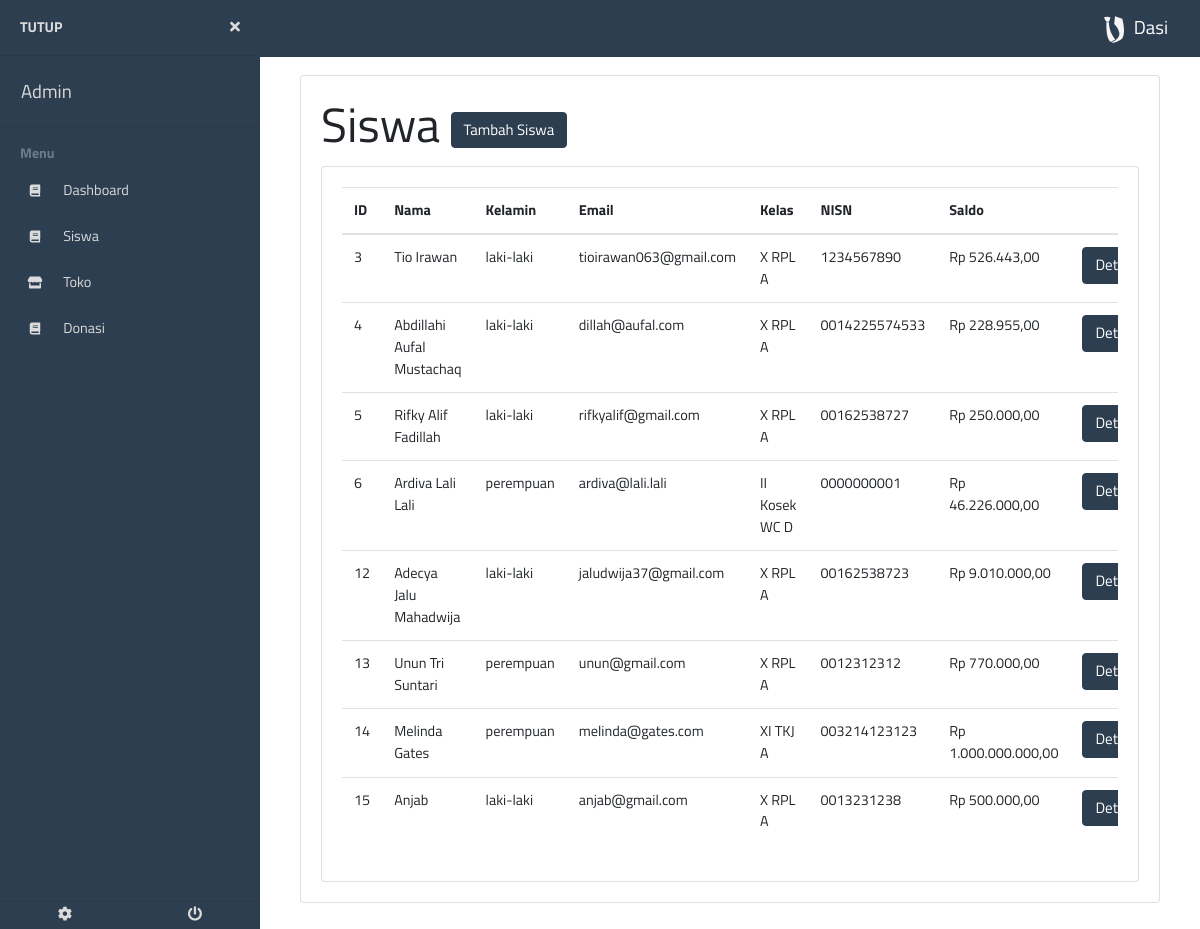
The app's page /admin/siswa.php (signed in) with its own data.
### tables this page shows
CREATE TABLE `users` (
  `id` int(11) NOT NULL,
  `id_sekolah` int(11) NOT NULL,
  `nama` varchar(255) NOT NULL,
  `kelamin` enum('laki-laki','perempuan') NOT NULL,
  `email` varchar(255) NOT NULL,
  `level` varchar(255) NOT NULL DEFAULT 'siswa',
  `tingkatan` enum('I','II','III','IV','V','VI','VII','VIII','IX','X','XI','XII','XIII') NOT NULL,
  `kelas` varchar(255) NOT NULL,
  `jurusan` varchar(255) NOT NULL,
  `nisn` varchar(255) NOT NULL,
  `saldo` bigint(20) NOT NULL DEFAULT '0',
  `password` varchar(255) NOT NULL
);

### db/database.php (called while the page is built, shortened)
<?php
require __DIR__ . "/../process/utils.php";
class Database
{
    private $contHost = 'localhost';
    private $contnama = 'dasi';
    private $contUsernama = 'root';
    private $contUserPassword = '';
    private $cont  = null;
    public function __construct()
    {
        if ($this->cont == null) {
            try {
                $this->cont =  new PDO(
                    "mysql:host=" . $this->contHost .
                        ";" . "dbname=" . $this->contnama,
                    $this->contUsernama,
                    $this->contUserPassword
                );
                $this->cont->setAttribute(PDO::ATTR_ERRMODE, PDO::ERRMODE_EXCEPTION);
            } catch (PDOException $e) {
                die($e->getMessage());
            }
        }
        return $this->cont;
    }
    public function getAdminById($id, $rettype)
    {
        try {
            $query = $this->cont->prepare(
                "SELECT id, nama, email, level, id_sekolah
                FROM admin WHERE id=:id"
            );
            $query->bindParam("id", $id, PDO::PARAM_STR);
            $query->execute();
            if ($query->rowCount() > 0) {
                return $query->fetch($rettype);
            }
        } catch (PDOException $e) {
            exit($e->getMessage());
        }
    }
    public function getAllUsers($idsekolah)
    {
        try {
            $stmt = $this->cont->prepare(
                "SELECT id, nama, kelamin, email, level, tingkatan, kelas, jurusan, nisn, saldo
                FROM users WHERE id_sekolah=:idsekolah ORDER BY id ASC");
            $stmt->bindParam("idsekolah", $idsekolah, PDO::PARAM_INT);
            $stmt->execute();
            if ($stmt->rowCount() > 0) {
                return $stmt->fetchAll(PDO::FETCH_OBJ);
            }
        } catch (PDOException $e) {
            exit($e->getMessage());
        }
    }
}

### process/getAdminLoginData.php (called while the page is built, shortened)
<?php
require '../db/database.php';
$db = new Database();
$data = $db->getAdminById($_SESSION['adminid'], PDO::FETCH_ASSOC);

### process/utils.php (called while the page is built, shortened)
<?php
function rupiah($angka)
{
    $hasil_rupiah = "Rp " . number_format($angka, 2, ',', '.');
    return $hasil_rupiah;
}

### admin/siswa.php (the view, shortened to what this page needs)
<!DOCTYPE html>
<html lang="en">
<head>
    <?php include "../component/helmet.php" ?>
</head>
<body>
    <?php include "../process/getAdminLoginData.php" ?>
    <?php include "../component/admin/sidebaropen.php" ?>
    <div class="card">
        <div class="card-body">
            <h1 class="card-title">Siswa
                <button class="btn btn-primary" type="button" data-toggle="collapse" data-target="#tambah_siswa">Tambah Siswa</button>
            </h1>
            <div class="card card-body">
                <?php
                $users = $db->getAllUsers($data["id_sekolah"]);
                if ($users) {
                    ?>
                <div class="table-responsive">
                    <table id="listSiswa" class="table">
                        <thead>
                            <tr>
                                <th>ID</th>
                                <th>Nama</th>
                                <th>Kelamin</th>
                                <th>Email</th>
                                <th>Kelas</th>
                                <th>NISN</th>
                                <th>Saldo</th>
                                <th></th>
                            </tr>
                        </thead>
                        <tbody>
                            <?php
                            foreach ($users as $siswa) {
                                ?>
                            <tr>
                                <td><?= $siswa->id ?></td>
                                <td><?= ucwords($siswa->nama) ?></td>
                                <td><?= $siswa->kelamin ?></td>
                                <td><?= $siswa->email ?></td>
                                <td><?= "$siswa->tingkatan $siswa->jurusan $siswa->kelas" ?></td>
                                <td><?= $siswa->nisn ?></td>
                                <td><?= rupiah($siswa->saldo) ?></td>
                                <td><a href="detail_siswa.php?id=<?=$siswa->id?>" class="btn btn-primary">Detail</a></td>
                            </tr>
                            <?php
                        }
                        ?>
                        </tbody>
                    </table>
                </div>
                <?php
            } else {
                echo "<p class='card-text'>Kamu belum melakukan transaksi apapun</p>";
            }
            ?>
            </div>
        </div>
    </div>
    <?php include "../component/siswa/sidebarclose.php" ?>
</body>
</html>

### component/admin/sidebaropen.php (shortened to what this page needs)
<nav class="navbar fixed-top navbar-expand-sm bg-primary navbar-dark navbar-fixed">
    <a class="navbar-brand" href="#"><img src="../assets/dasi_white.svg" alt="">Dasi</a>
</nav>
<div class="page-wrapper toggled chiller-theme">
    <a id="show-sidebar" class="btn btn-sm text-white" href="#">
    </a>
    <nav id="sidebar" class="sidebar-wrapper">
        <div class="sidebar-content">
            <div class="sidebar-brand" id="close-sidebar">
                <a>Tutup</a>
                <div>
                    <i class="fas fa-times"></i>
                </div>
            </div>
            <div class="sidebar-header">
                <div class="user-info">
                    <span class="user-name"><?=ucwords($data["nama"])?></span>
                </div>
            </div>
            <div class="sidebar-menu">
                <ul>
                    <li class="header-menu">
                        <span>Menu</span>
                    </li>
                    <li>
                        <a href="dashboard.php">
                            <i class="fas fa-book"></i>
                            <span>Dashboard</span>
                        </a>
                    </li>
                    <li>
                        <a href="siswa.php">
                            <i class="fas fa-book"></i>
                            <span>Siswa</span>
                        </a>
                    </li>
                    <li>
                        <a href="toko.php">
                            <i class="fas fa-store"></i>
                            <span>Toko</span>
                        </a>
                    </li>
                    <li>
                        <a href="donasi.php">
                            <i class="fas fa-book"></i>
                            <span>Donasi</span>
                        </a>
                    </li>
                </ul>
            </div>
        </div>
        <div class="sidebar-footer">
            <a href="pengaturan.php">
                <i class="fa fa-cog"></i>
            </a>
            <a href="../actions/logout.php">
                <i class="fa fa-power-off"></i>
            </a>
        </div>
    </nav>
    <main class="page-content">
    <div class="container-fluid" id="mainbody">

### styles/main.css (style rules this page uses)
body { margin: 0; height: 100%; font-family: "Titillium Web", sans-serif; }
main { margin-top: 35px; }
.navbar-brand > img { width: 40px; }

### records on screen
users: id "3", nama "Tio Irawan", kelamin "laki-laki", email "tioirawan063@gmail.com", tingkatan "X", jurusan "RPL", kelas "A", nisn "1234567890", saldo "Rp 526.443,00"
users: id "4", nama "Abdillahi Aufal Mustachaq", kelamin "laki-laki", email "dillah@aufal.com", tingkatan "X", jurusan "RPL", kelas "A", nisn "0014225574533", saldo "Rp 228.955,00"
users: id "5", nama "Rifky Alif Fadillah", kelamin "laki-laki", email "rifkyalif@gmail.com", tingkatan "X", jurusan "RPL", kelas "A", nisn "00162538727", saldo "Rp 250.000,00"
users: id "6", nama "Ardiva Lali Lali", kelamin "perempuan", email "ardiva@lali.lali", tingkatan "II", jurusan "Kosek WC", kelas "D", nisn "0000000001", saldo "Rp 46.226.000,00"
users: id "12", nama "Adecya Jalu Mahadwija", kelamin "laki-laki", email "jaludwija37@gmail.com", tingkatan "X", jurusan "RPL", kelas "A", nisn "00162538723", saldo "Rp 9.010.000,00"
users: id "13", nama "Unun Tri Suntari", kelamin "perempuan", email "unun@gmail.com", tingkatan "X", jurusan "RPL", kelas "A", nisn "0012312312", saldo "Rp 770.000,00"
users: id "14", nama "Melinda Gates", kelamin "perempuan", email "melinda@gates.com", tingkatan "XI", jurusan "TKJ", kelas "A", nisn "003214123123", saldo "Rp 1.000.000.000,00"
users: id "15", nama "Anjab", kelamin "laki-laki", email "anjab@gmail.com", tingkatan "X", jurusan "RPL", kelas "A", nisn "0013231238", saldo "Rp 500.000,00"

### other values on screen
$data["nama"] "Admin"
